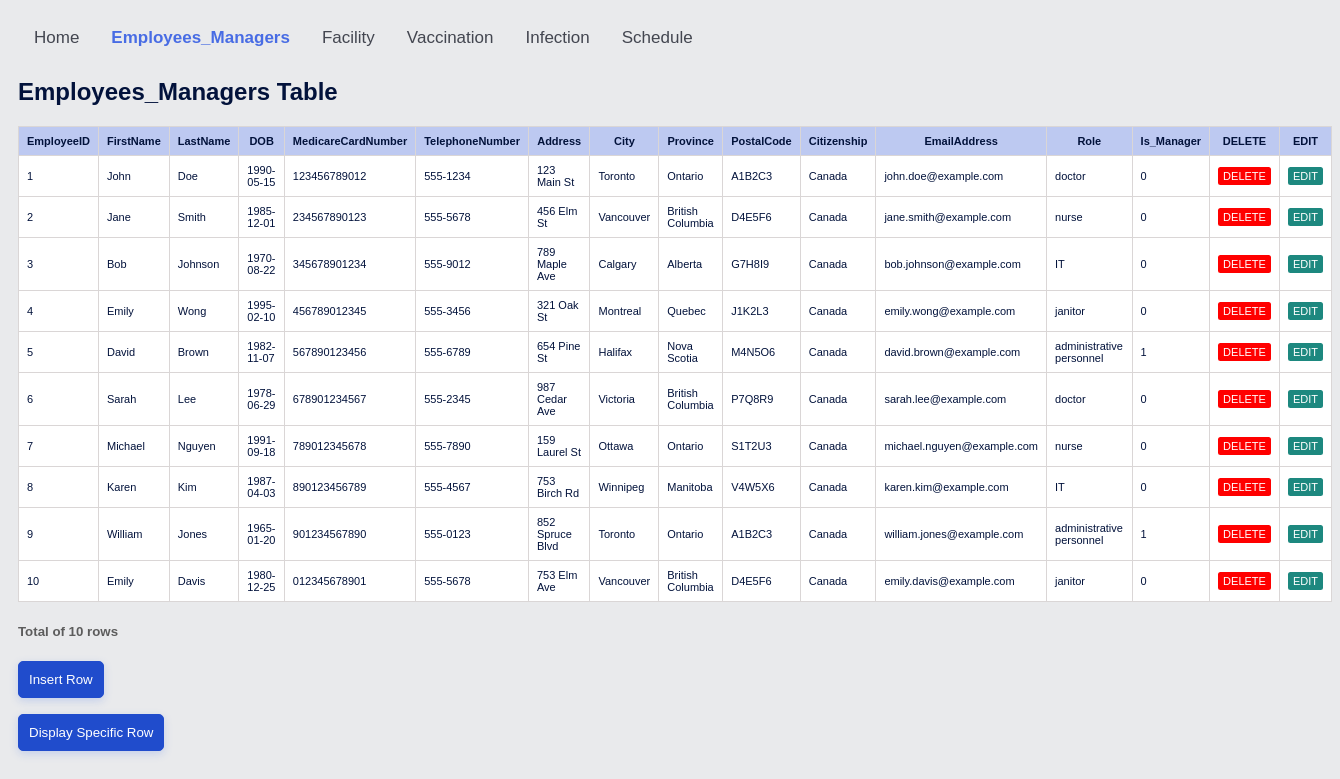
Screenshot of /HFESTS/Employees_Managers/E_Table.php with the database file from the repository.
### tables this page shows
CREATE TABLE Employees_Managers (
    EmployeeID INT PRIMARY KEY,
    FirstName VARCHAR(50),
    LastName VARCHAR(50),
    DateOfBirth DATE,
    MedicareCardNumber VARCHAR(12) NOT NULL UNIQUE,
    TelephoneNumber VARCHAR(20),
    Address VARCHAR(255),
    City VARCHAR(50),
    Province VARCHAR(50),
    PostalCode VARCHAR(10),
    Citizenship VARCHAR(50),
    EmailAddress VARCHAR(255),
    Role VARCHAR(50),
    Is_Manager BOOLEAN DEFAULT false
);

### HFESTS/Database/getTable.php (the view, shortened to what this page needs)
<?php
include_once 'config.php';
if ($tableName == 'Employees_Managers') {
  $columns = array("EmployeeID", "FirstName", "LastName", "DOB", "MedicareCardNumber", "TelephoneNumber", "Address", "City", "Province", "PostalCode", "Citizenship", "EmailAddress", "Role", "Is_Manager");
} else if ($tableName == "Facility") {
  $columns = array('FacilityID', 'Name', 'Address', 'City', 'Province', 'PostalCode', 'PhoneNumber', 'WebAddress', 'Type', 'Capacity');
} else if ($tableName == "Vaccination") {
  $columns = array('EmployeeID', 'FacilityID', 'VaccineType', 'DoseNumber', 'VaccinationDate');
} else if ($tableName == "Infection") {
  $columns = array("EmployeeID", "InfectionName", "InfectionType", "InfectionDate");
} else {
  $columns = array("EmployeeID", "FacilityID", "StartDate", "EndDate", "StartTime", "EndTime");
}
if ($result = mysqli_query($conn, "SELECT * FROM {$tableName}")) {
  echo "<h2>{$tableName} Table</h2>";
  echo "<table class='gridTable'><tr>";
  foreach ($columns as $value) {
    echo "<th>" .  $value . "</th>";
  }
  echo "<th>" .  'DELETE' . "</th>";
  echo "<th>" .  'EDIT' . "</th>";
  echo "</tr>";
  while ($row = mysqli_fetch_array($result)) {
    echo "<tr>";
    for ($i = 0; $i < count($columns); $i++) {
      echo "<td>" .  $row[$i] . "</td>";
    }
    if ($tableName == "Employees_Managers") {
      $variablesToPass = "EID=" . urlencode($row[0]) . "&FN=" . urlencode($row[1]) . "&LN=" . urlencode($row[2]) . "&DOB=" . urlencode($row[3]) . "&MCN=" . urlencode($row[4]) . " &Tel=" . urlencode($row[5]) . "&Add=" . urlencode($row[6]) . " &City=" . urlencode($row[7]) . "&Prov=" . urlencode($row[8]) . " &PC=" . urlencode($row[9]) . "&CS=" . urlencode($row[10]) . " &EA=" . urlencode($row[11]) . "&Role=" . urlencode($row[12]) . " &IM=" . urlencode($row[13]);
      echo "<td><a class='del' href='../Database/delete.php?" . $variablesToPass . "&tableName=Employees_Managers'>DELETE</a> </td>";
      echo "<td><a class='edit' href='../Database/edit.php?" . $variablesToPass . "&tableName=Employees_Managers'>EDIT</a> </td>";
    } else if ($tableName == "Facility") {
      $variablesToPass = "FID=" . urlencode($row[0]) . "&Name=" . urlencode($row[1]) . "&Add=" . urlencode($row[2]) . "&City=" . urlencode($row[3]) . "&Prov=" . urlencode($row[4]) . " &PC=" . urlencode($row[5]) . "&PN=" . urlencode($row[6]) . " &WA=" . urlencode($row[7]) . "&Type=" . urlencode($row[8]) . " &Cap=" . urlencode($row[9]);
      echo "<td><a class='del' href='../Database/delete.php?" . $variablesToPass . "&tableName=Facility'>DELETE</a></td>";
      echo "<td><a class='edit' href='../Database/edit.php?" . $variablesToPass . "&tableName=Facility'>EDIT</a></td>";
    } else if ($tableName == 'Vaccination') {
      $variablesToPass = "EID=" . urlencode($row[0]) . "&FID=" . urlencode($row[1]) . "&Type=" . urlencode($row[2]) . "&DN=" . urlencode($row[3]) . "&Date=" . urlencode($row[4]);
      echo "<td><a class='del' href='../Database/delete.php?" . $variablesToPass . "&tableName=Vaccination'>DELETE</a></td>";
      echo "<td><a class='edit' href='../Database/edit.php?" . $variablesToPass . "&tableName=Vaccination'>EDIT</a></td>";
    } else if ($tableName == "Infection") {
      $variablesToPass = "EID=" . urlencode($row[0]) . "&Name=" . urlencode($row[1]) . "&Type=" . urlencode($row[2]) . "&Date=" . urlencode($row[3]);
      echo "<td><a class='del' href='../Database/delete.php?" . $variablesToPass . "&tableName=Infection'>DELETE</a> </td>";
      echo "<td><a class='edit' href='../Database/edit.php?" . $variablesToPass . "&tableName=Infection'>EDIT</a> </td>";
    }
    echo "</tr>";
  }
  echo "</table>";
  echo "<h5 class='row_amount'>Total of {$result->num_rows} rows</h5>";
}
?>

### HFESTS/Employees_Managers/E_Table.php (shortened to what this page needs)
<html>
<head>
  <link rel="stylesheet" href="../style.css" />
</head>
<body>
  <div class="topnav">
    <a href="../index.php">Home</a>
    <a href="E_Table.php" style="color: #486ce4;font-weight: bold">Employees_Managers</a>
    <a href="../Facility/F_Table.php">Facility</a>
    <a href="../Vaccination/V_Table.php">Vaccination</a>
    <a href="../Infection/I_Table.php">Infection</a>
    <a href="../Schedule/S_Table.php">Schedule</a>
  </div>
  <?php
  $tableName = "Employees_Managers";
  include '../Database/getTable.php';
  ?>
  <form action="./E_InsertRow.php">
    <button class="button insert">Insert Row</button>
  </form>
  <form action="./F_DisplayRow.php">
    <button class="button display">Display Specific Row</button>
  </form>
</body>
</html>

### HFESTS/style.css (style rules this page uses)
body { font-family: Arial, Helvetica, sans-serif; color: #02123b; background-color: rgb(233, 234, 236); padding-left: 10; padding-top: 10; }
.topnav { overflow: hidden; }
.topnav a { float: left; color: #434650; text-align: center; padding: 10px 16px; text-decoration: none; font-size: 17px; }
h5 { color: rgb(92, 92, 92); }
table.gridtable a.del { color: white; background-color: red; padding: 3px; padding-left: 5px; padding-right: 5px; text-decoration: none; border-radius: 2.5px; }
table.gridtable a.edit { color: white; background-color: rgb(29, 136, 127); padding: 3px; padding-left: 5px; padding-right: 5px; text-decoration: none; border-radius: 2.5px; }
table.gridtable { font-family: Arial, Helvetica, sans-serif; font-size: 11px; border-collapse: collapse; }
table.gridtable th { border-width: 1px; padding: 8px; border-style: solid; border-color: #dad6d6; background-color: #bdc9f1; }
table.gridtable td { border-width: 1px; padding: 8px; border-style: solid; border-color: #dad6d6; background-color: #ffffff; }
.insert, .display { border: 1px solid #204ccc; padding: 10px; background-color: #204ccc; color: white; box-shadow: 0 3px 8px rgba(83, 124, 228, 0.24); border-radius: 5px; display: inline-block; }

### rows the page displays
employees_managers: EmployeeID "1", FirstName "John", LastName "Doe", DateOfBirth "1990-05-15", MedicareCardNumber "123456789012", TelephoneNumber "555-1234", Address "123 Main St", City "Toronto", Province "Ontario", PostalCode "A1B2C3", Citizenship "Canada", EmailAddress "john.doe@example.com", Role "doctor", Is_Manager "0"
employees_managers: EmployeeID "2", FirstName "Jane", LastName "Smith", DateOfBirth "1985-12-01", MedicareCardNumber "234567890123", TelephoneNumber "555-5678", Address "456 Elm St", City "Vancouver", Province "British Columbia", PostalCode "D4E5F6", Citizenship "Canada", EmailAddress "jane.smith@example.com", Role "nurse", Is_Manager "0"
employees_managers: EmployeeID "3", FirstName "Bob", LastName "Johnson", DateOfBirth "1970-08-22", MedicareCardNumber "345678901234", TelephoneNumber "555-9012", Address "789 Maple Ave", City "Calgary", Province "Alberta", PostalCode "G7H8I9", Citizenship "Canada", EmailAddress "bob.johnson@example.com", Role "IT", Is_Manager "0"
employees_managers: EmployeeID "4", FirstName "Emily", LastName "Wong", DateOfBirth "1995-02-10", MedicareCardNumber "456789012345", TelephoneNumber "555-3456", Address "321 Oak St", City "Montreal", Province "Quebec", PostalCode "J1K2L3", Citizenship "Canada", EmailAddress "emily.wong@example.com", Role "janitor", Is_Manager "0"
employees_managers: EmployeeID "5", FirstName "David", LastName "Brown", DateOfBirth "1982-11-07", MedicareCardNumber "567890123456", TelephoneNumber "555-6789", Address "654 Pine St", City "Halifax", Province "Nova Scotia", PostalCode "M4N5O6", Citizenship "Canada", EmailAddress "david.brown@example.com", Role "administrative personnel", Is_Manager "1"
employees_managers: EmployeeID "6", FirstName "Sarah", LastName "Lee", DateOfBirth "1978-06-29", MedicareCardNumber "678901234567", TelephoneNumber "555-2345", Address "987 Cedar Ave", City "Victoria", Province "British Columbia", PostalCode "P7Q8R9", Citizenship "Canada", EmailAddress "sarah.lee@example.com", Role "doctor", Is_Manager "0"
employees_managers: EmployeeID "7", FirstName "Michael", LastName "Nguyen", DateOfBirth "1991-09-18", MedicareCardNumber "789012345678", TelephoneNumber "555-7890", Address "159 Laurel St", City "Ottawa", Province "Ontario", PostalCode "S1T2U3", Citizenship "Canada", EmailAddress "michael.nguyen@example.com", Role "nurse", Is_Manager "0"
employees_managers: EmployeeID "8", FirstName "Karen", LastName "Kim", DateOfBirth "1987-04-03", MedicareCardNumber "890123456789", TelephoneNumber "555-4567", Address "753 Birch Rd", City "Winnipeg", Province "Manitoba", PostalCode "V4W5X6", Citizenship "Canada", EmailAddress "karen.kim@example.com", Role "IT", Is_Manager "0"
employees_managers: EmployeeID "9", FirstName "William", LastName "Jones", DateOfBirth "1965-01-20", MedicareCardNumber "901234567890", TelephoneNumber "555-0123", Address "852 Spruce Blvd", City "Toronto", Province "Ontario", PostalCode "A1B2C3", Citizenship "Canada", EmailAddress "william.jones@example.com", Role "administrative personnel", Is_Manager "1"
employees_managers: EmployeeID "10", FirstName "Emily", LastName "Davis", DateOfBirth "1980-12-25", MedicareCardNumber "012345678901", TelephoneNumber "555-5678", Address "753 Elm Ave", City "Vancouver", Province "British Columbia", PostalCode "D4E5F6", Citizenship "Canada", EmailAddress "emily.davis@example.com", Role "janitor", Is_Manager "0"

### other values shown
$tableName "Employees_Managers"
$value "EmployeeID"
$value "FirstName"
$value "LastName"
$value "DOB"
$value "MedicareCardNumber"
$value "TelephoneNumber"
$value "Address"
$value "City"
$value "Province"
$value "PostalCode"
$value "Citizenship"
$value "EmailAddress"
$value "Role"
$value "Is_Manager"
